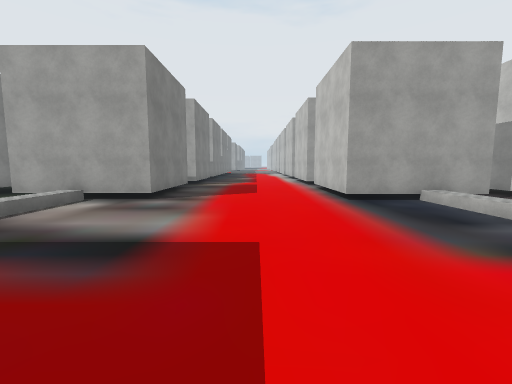
view 1 (above)

24 first-person views from a walk through a Unity game level. The camera is 1.2 m above the floor, tilts 6° down and sees 90° across. The floor is counted in squares, 2 m on a side. Each view is taken from the middle of a square. On the plan, view 1 faces up. The plan holds only what a view shows up to about 9 squares ahead; the rest is blank. The place goes on beyond the plan. Some surface patterns are stand-ins.

view 2
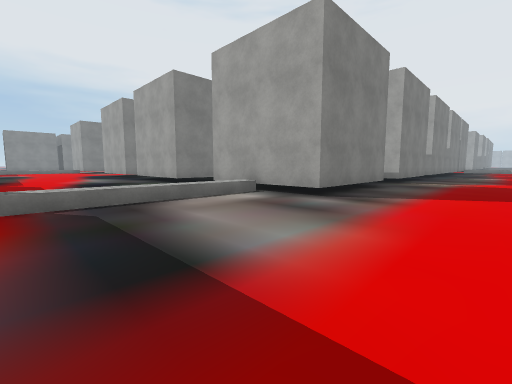

view 3
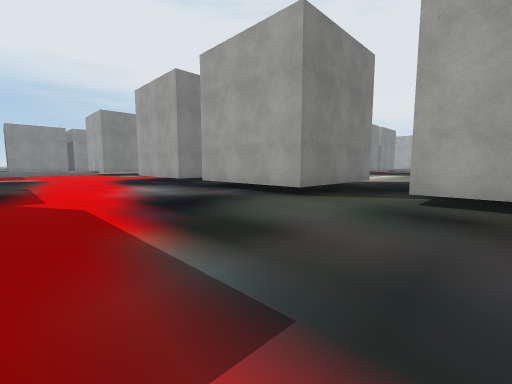

view 4
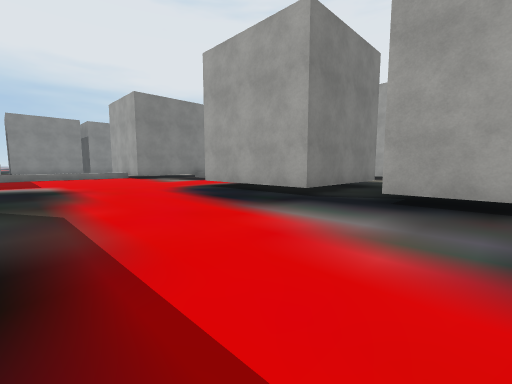

view 5
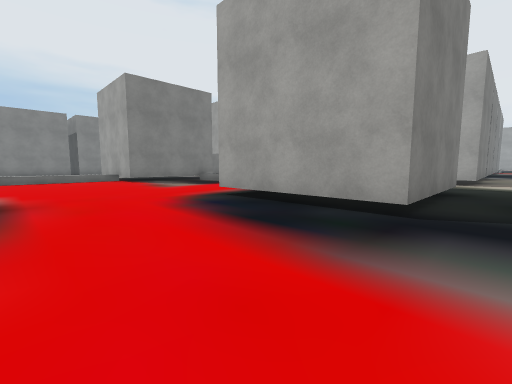

view 6
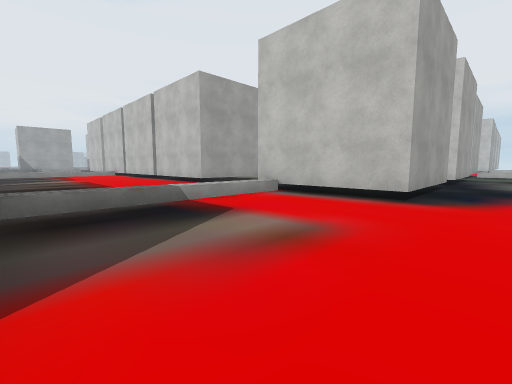

view 7
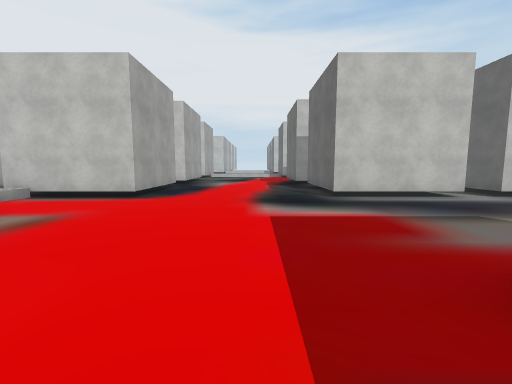

view 8
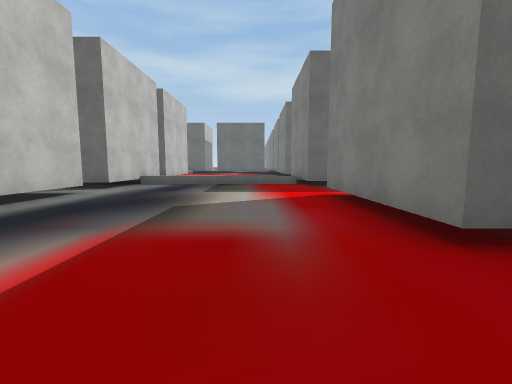

view 9
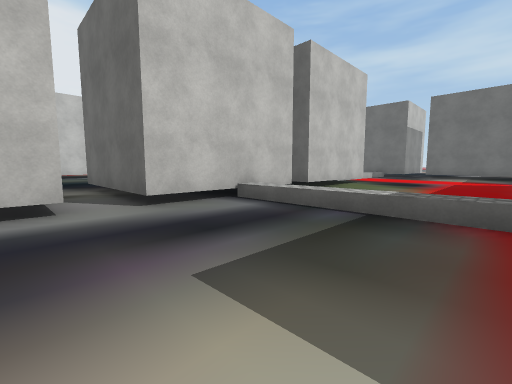

view 10
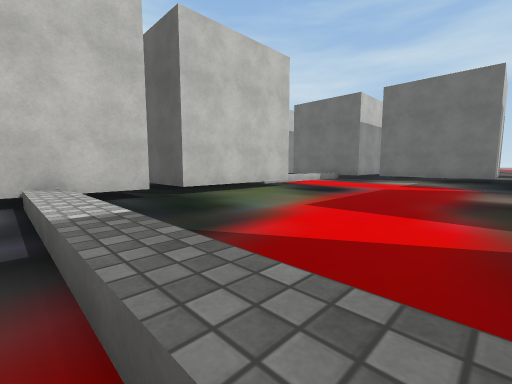

view 11
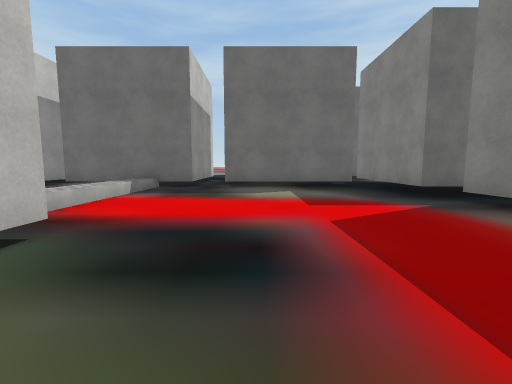

view 12
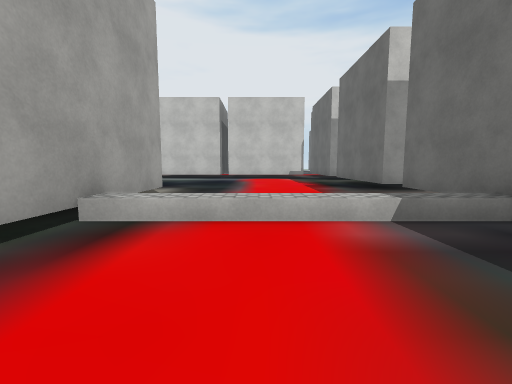

view 13
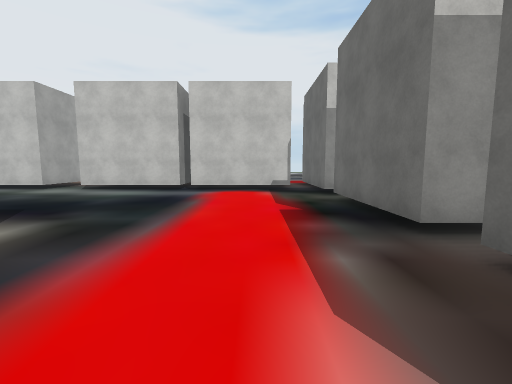

view 14
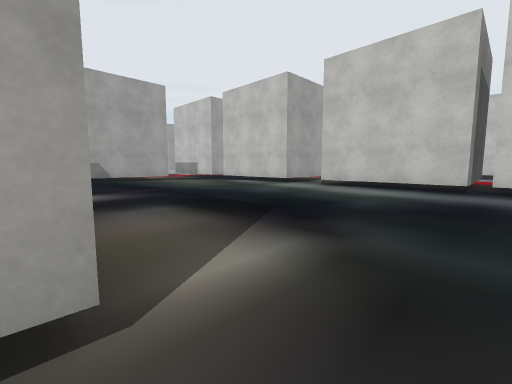

view 15
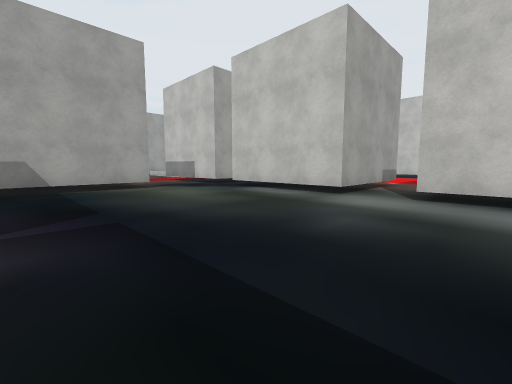

view 16
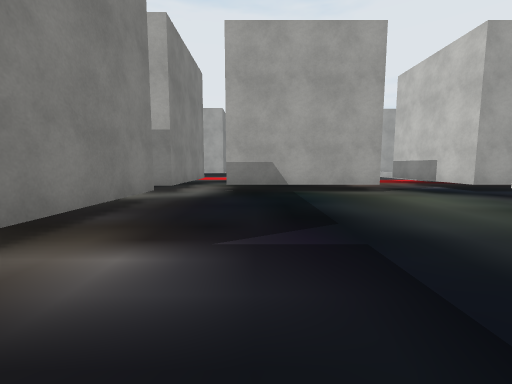

view 17
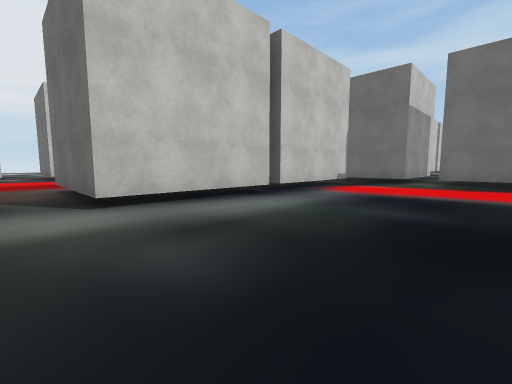

view 18
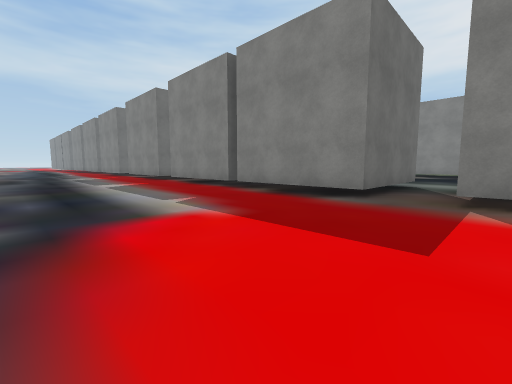

view 19
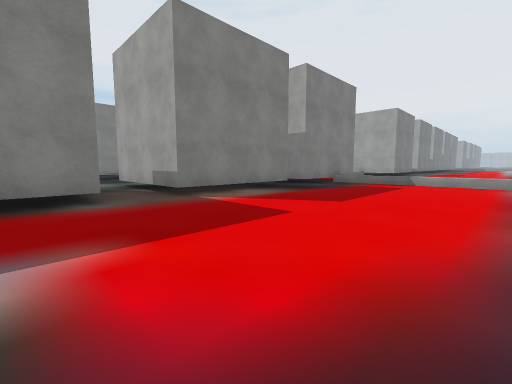

view 20
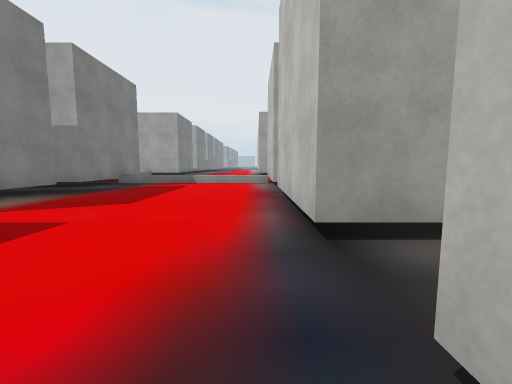

view 21
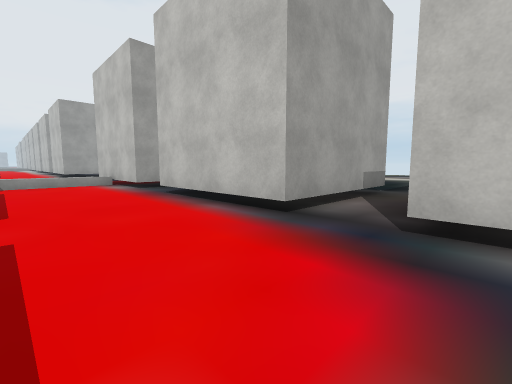

view 22
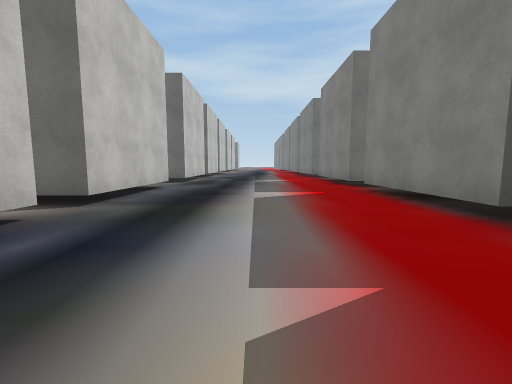

view 23
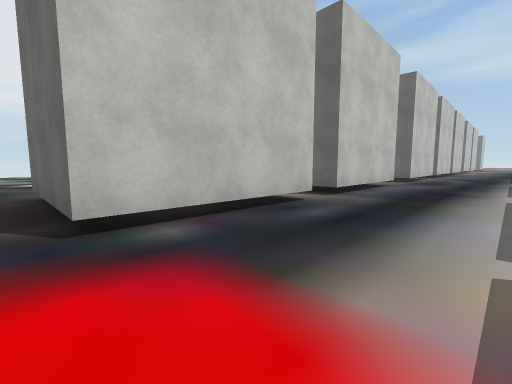

view 24
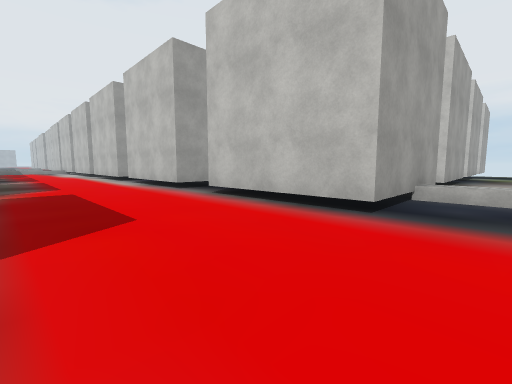

### Floor plan
Key: @ floor where view 1 was taken; # wall or solid block; . floor; / step, stairs or slope.
Columns run from 23 left of view 1 to 6 right of it. Each row starts with its distance up from view 1.
 17   ..                  ..
 16   ...                 ...
 15   ....    #.          ....
 14   .....   #.          ....#
 13   .....#  #.         .....#
 12           ..        #.....#
 11           ..  ...   ......#
 10           ..  ...   .......
  9   /////#  #.   #.   #.....#
  8   .....#  #.   #.   #.....#
  7  #.....####.####.####.....###
  6  ........................../
  5 /........................../
  4 /........................../
  3 /..........................
  2 /.........................
  1  #.....####.     #   .....#
  0  #.....#  #.   ..#  #//@//#
 -1  #.....#  #.   ..#  #.....#
 -2  #.....#  #.###..####.....#
 -3  ................#  #......
 -4  ......####......#  #.....#
 -5  #.....#  #......#  #.....#
 -6  #.....#  #......####.....#
 -7   .....#   ...............####
 -8   .....##  ......####.........
 -9   .....#   ......#  #.....####
-10   .....#   ......#  #.....#
-11   .....####......####.....#
-12   ....../........#  #......
-13  #....../........#  #.....#
-14  ......./........#  #.....#
-15  #....../........#  #.....#
-16  #.###.########.##  ......#
-17  #.#  .#   #   .#   #......
-18  ..   .#            #.....#

Positions as (right, up) in squares from view 1, and headings:
1: (0, 0), facing up
2: (0, 2), facing up-left
3: (-5, 2), facing up-left
4: (-10, 2), facing up-left
5: (-12, 3), facing up-left
6: (-21, 5), facing up-right
7: (-23, 3), facing right
8: (-20, 3), facing down
9: (-20, -2), facing down-right
10: (-21, -5), facing down-right
11: (-18, -9), facing down
12: (-18, -13), facing right
13: (-15, -14), facing right
14: (-13, -12), facing up-right
15: (-11, -9), facing up-right
16: (-11, -8), facing up
17: (-10, -7), facing down-right
18: (2, -6), facing down-left
19: (2, -9), facing up-left
20: (2, -9), facing up
21: (0, -9), facing up-right
22: (0, -9), facing down
23: (0, -8), facing down-right
24: (-1, 5), facing up-right
